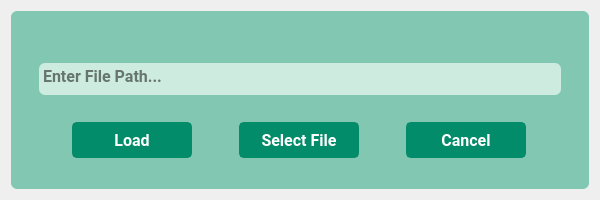
<?xml version="1.0" encoding="UTF-8"?>
<ui version="4.0">
 <class>HBDialogLoad</class>
 <widget class="QDialog" name="HBDialogLoad">
  <property name="geometry">
   <rect>
    <x>0</x>
    <y>0</y>
    <width>600</width>
    <height>200</height>
   </rect>
  </property>
  <property name="minimumSize">
   <size>
    <width>600</width>
    <height>180</height>
   </size>
  </property>
  <property name="maximumSize">
   <size>
    <width>1440</width>
    <height>840</height>
   </size>
  </property>
  <property name="windowTitle">
   <string>Load</string>
  </property>
  <property name="windowIcon">
   <iconset>
    <normaloff>assets/logo.ico</normaloff>assets/logo.ico</iconset>
  </property>
  <property name="styleSheet">
   <string notr="true">*{
font-family:&quot;Roboto&quot;;
font-size:12;
font-weight: 600;
}

#widgetMain{
background-color: rgba(123, 197, 174, 0.95);
border-radius: 6px;
}

#textFilePath{
  background-color:rgba(209, 237, 225, 0.95);
  border-radius: 6px;
}

#widgetMain .QPushButton {
color: #FFFFFF;
background-color: #028C6A;
border-radius: 5px;

border-width: 2px;
border-style: solid;
border-color: #028C6A;
/*text-align:left;*/
padding:0px 8px;
}

#widgetMain .QPushButton:hover {
color: #003E19 ;
background-color: #7BC5AE;
border-width: 3px;
}

#textFilePath {
color: #000000 ;
}
</string>
  </property>
  <layout class="QVBoxLayout" name="verticalLayout_2">
   <item>
    <widget class="QWidget" name="widgetMain" native="true">
     <property name="contextMenuPolicy">
      <enum>Qt::DefaultContextMenu</enum>
     </property>
     <layout class="QVBoxLayout" name="verticalLayout">
      <property name="spacing">
       <number>8</number>
      </property>
      <property name="leftMargin">
       <number>28</number>
      </property>
      <property name="topMargin">
       <number>8</number>
      </property>
      <property name="rightMargin">
       <number>28</number>
      </property>
      <item>
       <widget class="Line" name="lineTop">
        <property name="minimumSize">
         <size>
          <width>0</width>
          <height>36</height>
         </size>
        </property>
        <property name="maximumSize">
         <size>
          <width>1000</width>
          <height>36</height>
         </size>
        </property>
        <property name="cursor">
         <cursorShape>ArrowCursor</cursorShape>
        </property>
       </widget>
      </item>
      <item>
       <widget class="QPlainTextEdit" name="textFilePath">
        <property name="sizePolicy">
         <sizepolicy hsizetype="MinimumExpanding" vsizetype="Preferred">
          <horstretch>0</horstretch>
          <verstretch>0</verstretch>
         </sizepolicy>
        </property>
        <property name="maximumSize">
         <size>
          <width>1440</width>
          <height>32</height>
         </size>
        </property>
        <property name="font">
         <font>
          <family>Roboto</family>
          <pointsize>12</pointsize>
          <bold>true</bold>
         </font>
        </property>
        <property name="cursor" stdset="0">
         <cursorShape>ArrowCursor</cursorShape>
        </property>
        <property name="frameShape">
         <enum>QFrame::NoFrame</enum>
        </property>
        <property name="placeholderText">
         <string>Enter File Path...</string>
        </property>
       </widget>
      </item>
      <item>
       <widget class="QWidget" name="widgetBtns" native="true">
        <property name="font">
         <font>
          <family>Roboto</family>
          <pointsize>12</pointsize>
          <bold>true</bold>
         </font>
        </property>
        <layout class="QHBoxLayout" name="horizontalLayout">
         <property name="spacing">
          <number>14</number>
         </property>
         <property name="leftMargin">
          <number>0</number>
         </property>
         <property name="topMargin">
          <number>12</number>
         </property>
         <property name="rightMargin">
          <number>0</number>
         </property>
         <property name="bottomMargin">
          <number>4</number>
         </property>
         <item>
          <widget class="QPushButton" name="btnLoad">
           <property name="maximumSize">
            <size>
             <width>120</width>
             <height>36</height>
            </size>
           </property>
           <property name="font">
            <font>
             <family>Roboto</family>
             <pointsize>12</pointsize>
             <bold>true</bold>
            </font>
           </property>
           <property name="cursor">
            <cursorShape>PointingHandCursor</cursorShape>
           </property>
           <property name="text">
            <string>Load</string>
           </property>
          </widget>
         </item>
         <item>
          <widget class="QPushButton" name="btnSelect">
           <property name="maximumSize">
            <size>
             <width>120</width>
             <height>36</height>
            </size>
           </property>
           <property name="font">
            <font>
             <family>Roboto</family>
             <pointsize>12</pointsize>
             <bold>true</bold>
            </font>
           </property>
           <property name="cursor">
            <cursorShape>PointingHandCursor</cursorShape>
           </property>
           <property name="text">
            <string>Select File</string>
           </property>
          </widget>
         </item>
         <item>
          <widget class="QPushButton" name="btnCancel">
           <property name="maximumSize">
            <size>
             <width>120</width>
             <height>36</height>
            </size>
           </property>
           <property name="font">
            <font>
             <family>Roboto</family>
             <pointsize>12</pointsize>
             <bold>true</bold>
            </font>
           </property>
           <property name="cursor">
            <cursorShape>PointingHandCursor</cursorShape>
           </property>
           <property name="text">
            <string>Cancel</string>
           </property>
          </widget>
         </item>
        </layout>
       </widget>
      </item>
      <item>
       <spacer name="verticalSpacer">
        <property name="orientation">
         <enum>Qt::Vertical</enum>
        </property>
        <property name="sizeType">
         <enum>QSizePolicy::Maximum</enum>
        </property>
        <property name="sizeHint" stdset="0">
         <size>
          <width>1440</width>
          <height>10</height>
         </size>
        </property>
       </spacer>
      </item>
     </layout>
    </widget>
   </item>
  </layout>
 </widget>
 <resources/>
 <connections/>
</ui>
